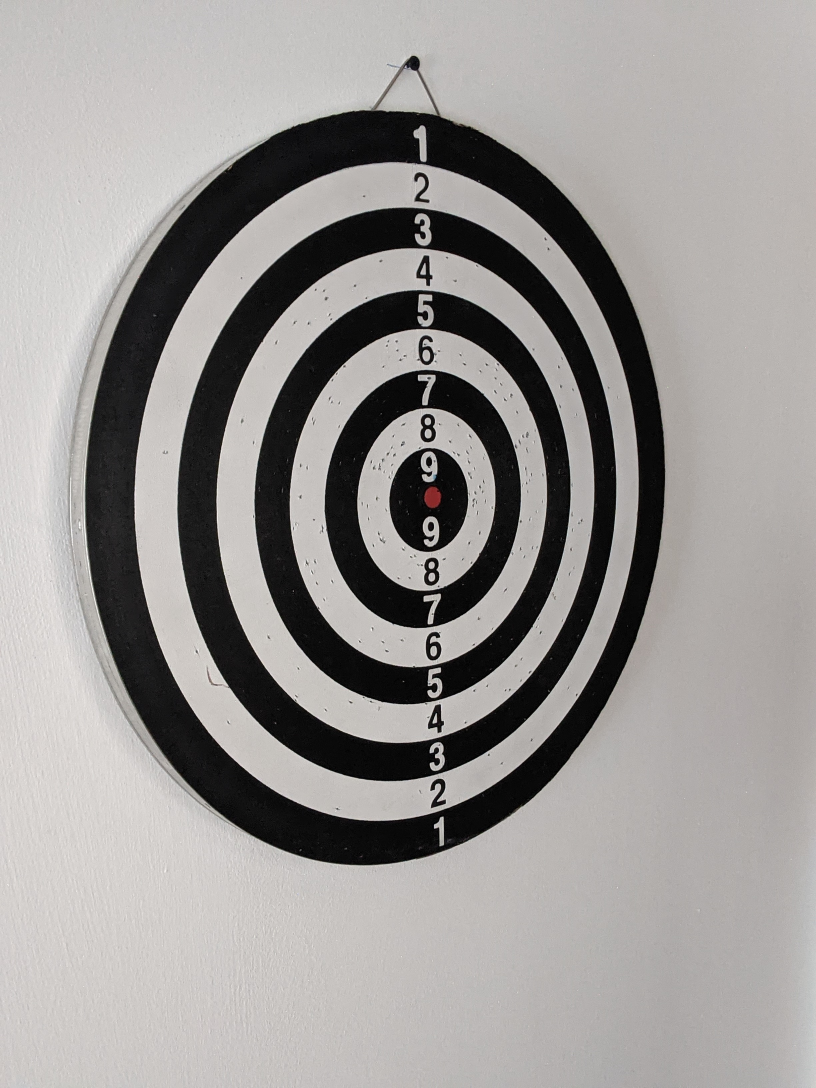
#> input picture auxiliary_images/template_task1.jpg, 2448 x 3264 px (shown at 1/3 size)
$ jupyter execute --allow-errors task1.ipynb
#> lines starting #> are read from the running program, lines starting #| are printed output that depends on the picture; after the words box and inside, x2 and y2 are one past the last pixel; in counts of white or black regions, pixels touching at a corner belong together
IMPORTS

[cell 1]
import numpy as np
import cv2
import os

SHOW IMAGE FUNCTION

[cell 2]
# Function from lab2
# [4 lines left out: function show_image, not called in this run]

FUNCTION TO READ IMAGES FROM FILE

[cell 3]
# Read images from dataset
def read_images():
    img = []
    folder_path = 'Task1/'

    for i in range(1, 26):
        filename = '0' + str(i) if i < 10 else str(i)
        img_path = os.path.join(folder_path, filename + '.jpg')
        img.append(cv2.imread(img_path))

    return img

FUNCTION TO FIND THE SCORE AREAS

In order to find all circles of interest (the ones with points), I used findContours method from cv2, after that multiple contours were detected so I analysed the image and removed the ones with width and height smaller than 180/190, the one representing the frame of the whole image and also two extra which were found on the edge of the dartboard

[cell 4]
# This function will return all circles of interest
# [30 lines left out: function find_circles, not called in this run]

[cell 5]
# Apply a threshold so that we can detect the pixels of interest, we isolate the colored pixels
# seeing that the image is predominantly black and white with darts colored.
def detectDarts(image):
    hsv_img = cv2.cvtColor(image, cv2.COLOR_BGR2HSV)
    lower = np.array([65, 50, 65])
    upper = np.array([125, 255, 255])
    mask = cv2.inRange(hsv_img, lower, upper)

    # Detecting and drawing contours
    # First we find the contours in the filtered image
    copy = mask.copy()
    kernel = np.ones((50, 50), np.uint8)
    img_dilation = cv2.dilate(mask, kernel, iterations=1)
    edges = cv2.Canny(img_dilation, 50, 150)
    contours, hierarchy = cv2.findContours(img_dilation,
                                           cv2.RETR_EXTERNAL, cv2.CHAIN_APPROX_NONE)
    cv2.drawContours(image=img_dilation, contours=contours, contourIdx=-1, color=(0, 255, 0), thickness=2, lineType=cv2.LINE_AA)

    # We search for the figures with height and width bigger than a value chosen through testing
    darts_num = 0
    darts = []
    for c in contours:
        x,y,w,h = cv2.boundingRect(c)
        if w > 90 and h > 90:
            darts.append(c)
            darts_num += 1

    return darts, darts_num

FUNCTION TO DETECT THE POINT REPRESENTING THE TIP OF THE DART

In order to find this point I computed first the centre of the poligon representing the flag, and after analysing all the pictures in the train dataset I observed that most of the darts tips are located around 450 units to the left and 10 units to the bottom relative to the centre of the flag, so I used this heuristic method in order to determine the tip.

[cell 6]
# [22 lines left out: function detectTipPosition, not called in this run]

FUNCTION TO ESTIMATE THE SCORE FOR A TIP OF THE DART

Start with the smaller circle and check if it contains the point representing the tip of the dart if not, it will go to the next smaller circle and check again

[cell 7]
# We expect the countours to be sorted in ascending order by area.
# Start with the smaller circle and check if it contains the tip of the dart
# if not, it will go to the next bigger circle.
# [9 lines left out: function estimateScore, not called in this run]

FUNCTION TO WRITE THE PREDICTION IN FILE

[cell 8]
# [11 lines left out: function writeInFile, not called in this run]

MAIN FUNCTION, IT WILL RUN ALL THE FUNCTIONS AND GENERATE THE SOLUTION

[cell 9]
def main():
    # Get the template so we can calculate the elipsis
    template = cv2.imread('auxiliary_images/template_task1.jpg')
#> template is the input picture: shape (3264, 2448, 3); mean B, G, R 149.1, 151, 153.8
    # Get all the train images
    img_array = read_images()
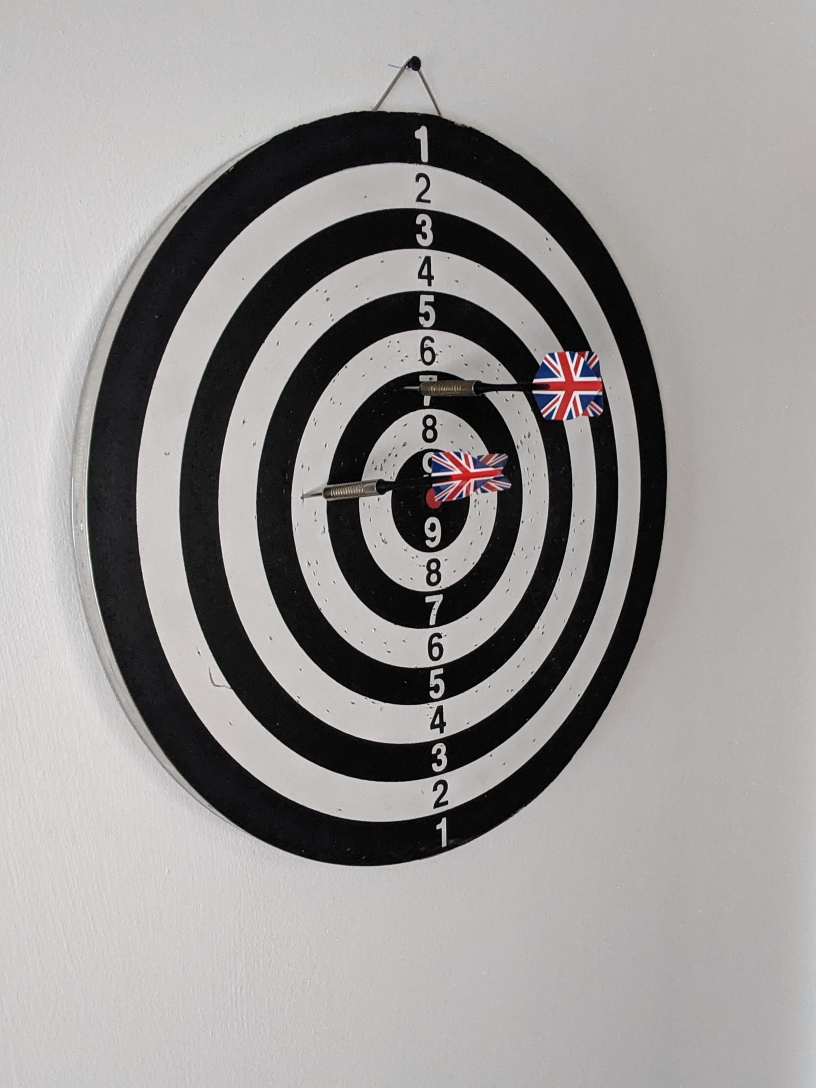
#> input picture Task1/01.jpg, 2448 x 3264 px (shown at 1/3 size)

    # Iterate through all images
    for i, img in enumerate(img_array):
        # Detect the number of darts
        darts, darts_num = detectDarts(img)
        # Get the tip point for each dart
        tips_list = detectTipPosition(darts, img)

        # Get the areas of interest
        best_contours = find_circles(template)
        # I noticed that the find_circles function I made always returned
        # the contours in order from big to small, so I decided to use that
        # and reverse it for our next step, score estimation
        best_contours.reverse()
        scores_list = estimateScore(best_contours, tips_list)

        writeInFile(darts_num, scores_list, i)
#> this loop made 1 pass
#> pass 1, in detectDarts, `mask = cv2.inRange(hsv_img, lower, upper)`:
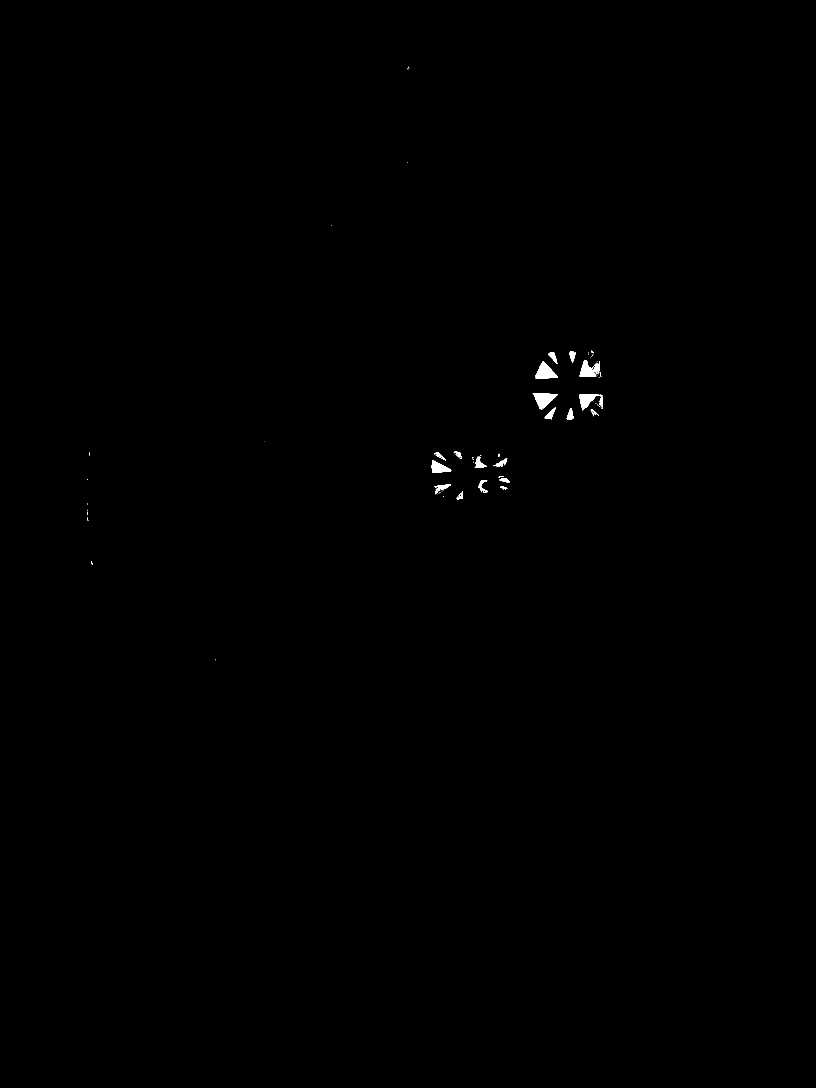
#> mask: shape (3264, 2448) (shown at 1/3 size); 0.17% white; 90 white regions (65 under 20 px), largest, box (x1, y1, x2, y2) and area: (1606, 1084, 1674, 1136) 1923, (1598, 1180, 1673, 1230) 1923, (1739, 1080, 1797, 1131) 1698
#> pass 1, in detectDarts, `img_dilation = cv2.dilate(mask, kernel, iterations=1)`:
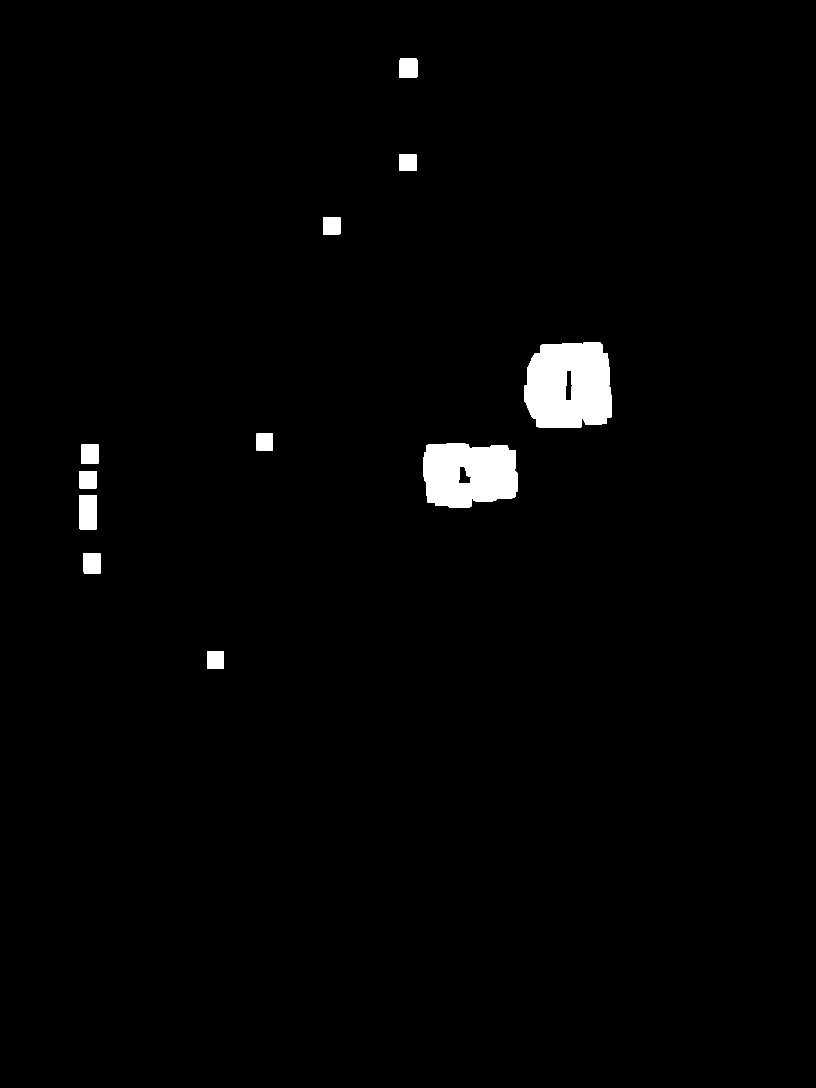
#> img_dilation: shape (3264, 2448) (shown at 1/3 size); 1.6% white; 11 white regions, largest, box (x1, y1, x2, y2) and area: (1574, 1027, 1834, 1284) 57141, (1270, 1331, 1554, 1523) 45861, (239, 1485, 290, 1588) 5200
#> pass 1, in detectDarts, `edges = cv2.Canny(img_dilation, 50, 150)`:
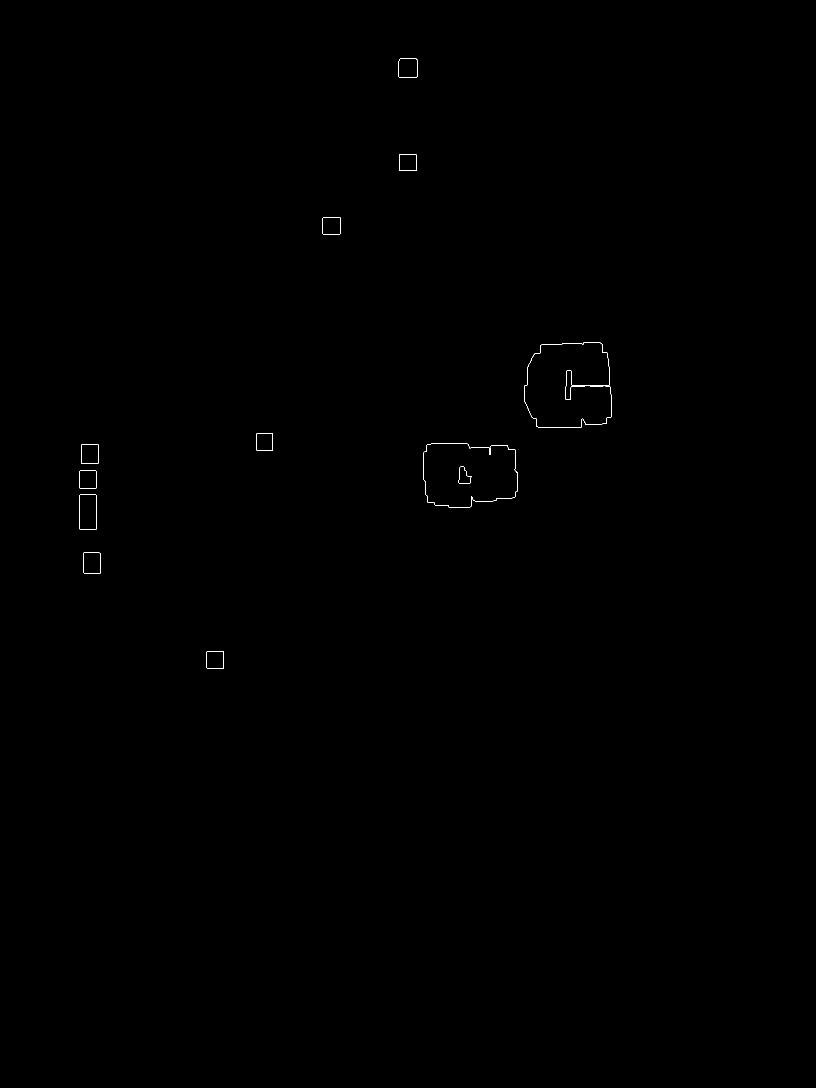
#> edges: shape (3264, 2448) (shown at 1/3 size); 0.06% white in thin lines or dots, all inside (x1, y1, x2, y2) = (238, 175, 1834, 2007)

#> (the rest of this cell did not finish here and is left out)
